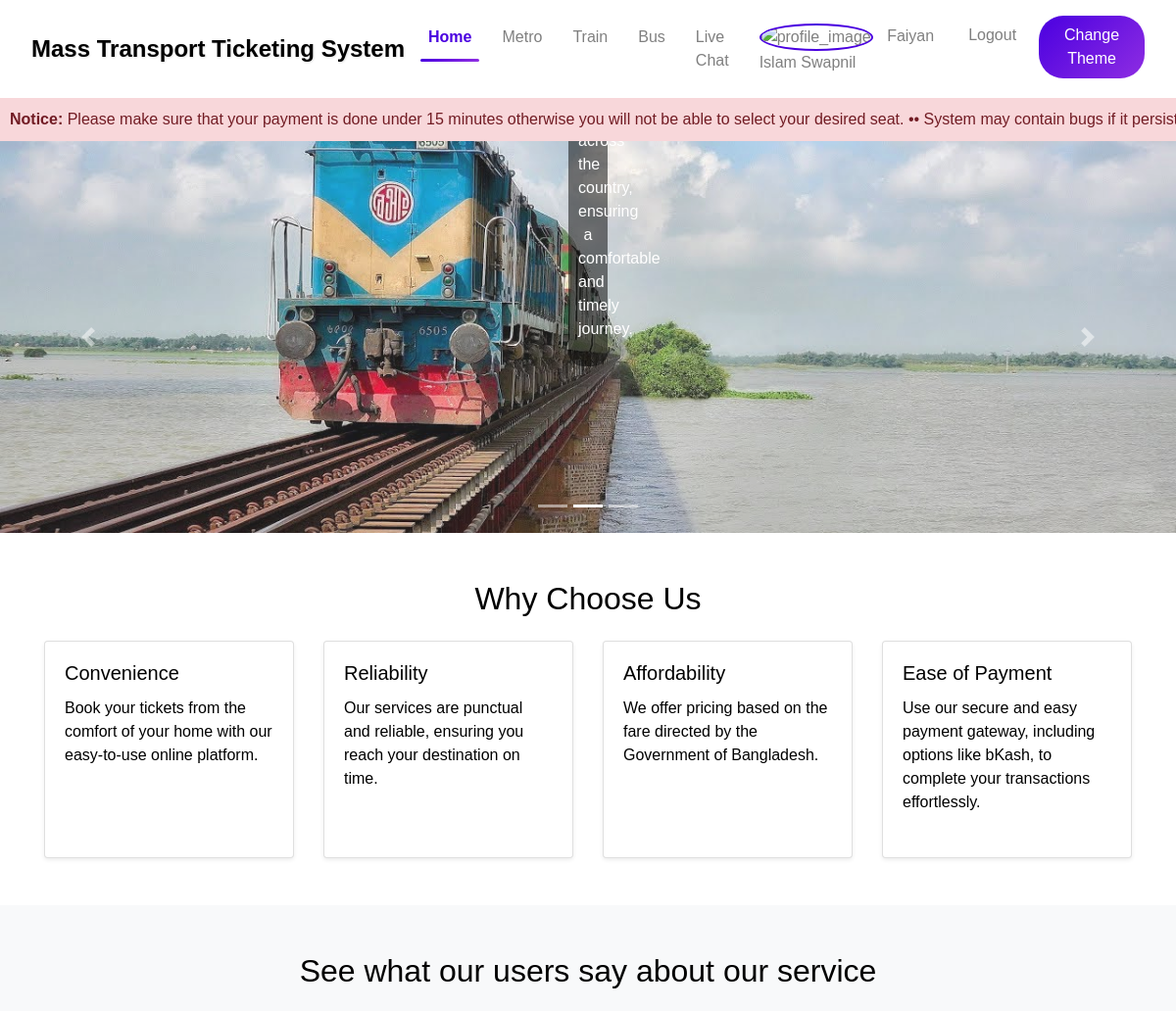
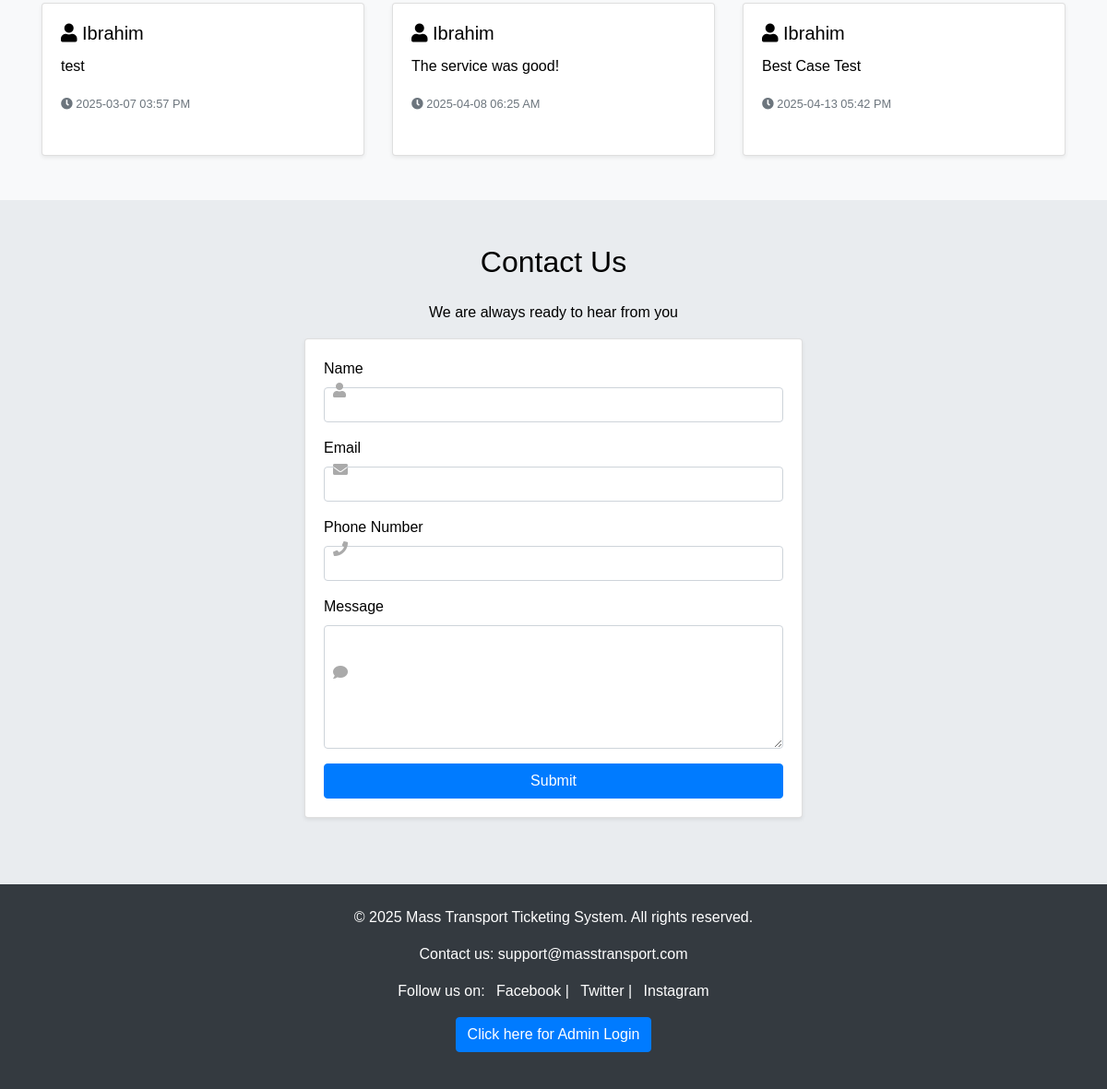
The app's page / (signed in) with its own data (2 pictures, top to bottom).
### tables this page shows
CREATE TABLE `reviews` (
  `id` int(11) NOT NULL,
  `user_id` int(11) NOT NULL,
  `rating` int(11) NOT NULL CHECK (`rating` between 1 and 5),
  `comment` text NOT NULL,
  `created_at` timestamp NOT NULL DEFAULT current_timestamp(),
  `display_order` int(11) DEFAULT 0
);

CREATE TABLE `users` (
  `id` int(11) NOT NULL,
  `email` varchar(255) NOT NULL,
  `password` varchar(255) NOT NULL,
  `google_id` varchar(255) DEFAULT NULL,
  `name` varchar(255) DEFAULT NULL,
  `profile_image` varchar(255) DEFAULT NULL,
  `phone` varchar(20) DEFAULT NULL,
  `Address` varchar(255) NOT NULL
);

### index.php (the view, shortened to what this page needs)
<?php
include 'db.php';
?>
<!DOCTYPE html>
<html lang="en">
<head>
    <link href="https://stackpath.bootstrapcdn.com/bootstrap/4.5.2/css/bootstrap.min.css" rel="stylesheet">
    <link href="https://cdnjs.cloudflare.com/ajax/libs/font-awesome/5.15.3/css/all.min.css" rel="stylesheet">
</head>
<body>
    <?php include 'nav.php'; ?>
    <div class="notice-container">
        <div class="notice">
            <strong>Notice:</strong> Please make sure that your payment is done under 15 minutes otherwise you will not be able to select your desired seat. •• System may contain bugs if it persists don't hesitate to contact with Live Chat •• Thank you for visiting us ••
        </div>
    </div>
    <div id="carouselExampleIndicators" class="carousel slide" data-ride="carousel" data-interval="2000">
        <ol class="carousel-indicators">
            <li data-target="#carouselExampleIndicators" data-slide-to="0" class="active"></li>
            <li data-target="#carouselExampleIndicators" data-slide-to="1"></li>
            <li data-target="#carouselExampleIndicators" data-slide-to="2"></li>
        </ol>
        <div class="carousel-inner">
            <div class="carousel-item">
                <img src="images/train.jpg" class="d-block w-100" alt="Image 2">
                <div class="carousel-caption d-none d-md-block">
                    <p>Fast and reliable train services connecting major cities across the country, ensuring a comfortable and timely journey.</p>
                </div>
            </div>
        </div>
        <a class="carousel-control-prev" href="#carouselExampleIndicators" role="button" data-slide="prev">
            <span class="carousel-control-prev-icon" aria-hidden="true"></span>
        </a>
        <a class="carousel-control-next" href="#carouselExampleIndicators" role="button" data-slide="next">
            <span class="carousel-control-next-icon" aria-hidden="true"></span>
        </a>
    </div>
    <section class="py-5">
        <div class="container">
            <h2 class="text-center mb-4">Why Choose Us</h2>
            <div class="row">
                <div class="col-md-3">
                    <div class="card mb-4 shadow-sm h-100">
                        <div class="card-body">
                            <h5 class="card-title">Convenience</h5>
                            <p class="card-text">Book your tickets from the comfort of your home with our easy-to-use online platform.</p>
                        </div>
                    </div>
                </div>
                <div class="col-md-3">
                    <div class="card mb-4 shadow-sm h-100">
                        <div class="card-body">
                            <h5 class="card-title">Reliability</h5>
                            <p class="card-text">Our services are punctual and reliable, ensuring you reach your destination on time.</p>
                        </div>
                    </div>
                </div>
                <div class="col-md-3">
                    <div class="card mb-4 shadow-sm h-100">
                        <div class="card-body">
                            <h5 class="card-title">Affordability</h5>
                            <p class="card-text">We offer pricing based on the fare directed by the Government of Bangladesh.</p>
                        </div>
                    </div>
                </div>
                <div class="col-md-3">
                    <div class="card mb-4 shadow-sm h-100">
                        <div class="card-body">
                            <h5 class="card-title">Ease of Payment</h5>
                            <p class="card-text">Use our secure and easy payment gateway, including options like bKash, to complete your transactions effortlessly.</p>
                        </div>
                    </div>
                </div>
            </div>
        </div>
    </section>
    <section class="py-5 reviews-section">
        <div class="container">
            <h2 class="text-center mb-4">See what our users say about our service</h2>
            <div class="row">
                <?php
                $query = "SELECT reviews.*, users.name FROM reviews JOIN users ON reviews.user_id = users.id ORDER BY reviews.display_order ASC LIMIT 5";
                $result = mysqli_query($conn1, $query);
                while ($row = mysqli_fetch_assoc($result)) {
                    $formatted_date = date('Y-m-d h:i A', strtotime($row['created_at']));
                    echo '<div class="col-md-4">';
                    echo '<div class="card mb-4 shadow-sm h-100">';
                    echo '<div class="card-body">';
                    echo '<h5 class="card-title"><i class="fas fa-user"></i> ' . htmlspecialchars($row['name']) . '</h5>';
                    echo '<p class="card-text">' . htmlspecialchars($row['comment']) . '</p>';
                    echo '<p class="card-text"><small class="text-muted"><i class="fas fa-clock"></i> ' . htmlspecialchars($formatted_date) . '</small></p>';
                    echo '</div>';
                    echo '</div>';
                    echo '</div>';
                }
                ?>
            </div>
        </div>
    </section>
    <section class="py-5 contact-section">
        <div class="container">
            <h2 class="text-center mb-4">Contact Us</h2>
            <p class="text-center">We are always ready to hear from you</p>
            <div class="row justify-content-center">
                <div class="col-md-6">
                    <div class="card mb-4 shadow-sm">
                        <div class="card-body">
                            <form id="contactForm">
                                <div class="form-group">
                                    <i class="fas fa-user"></i>
                                    <label for="name">Name</label>
                                    <input type="text" class="form-control" id="name" name="name" required>
                                </div>
                                <div class="form-group">
                                    <i class="fas fa-envelope"></i>
                                    <label for="email">Email</label>
                                    <input type="email" class="form-control" id="email" name="email" required>
                                </div>
                                <div class="form-group">
                                    <i class="fas fa-phone"></i>
                                    <label for="phone">Phone Number</label>
                                    <input type="text" class="form-control" id="phone" name="phone" required>
                                </div>
                                <div class="form-group">
                                    <i class="fas fa-comment"></i>
                                    <label for="message">Message</label>
                                    <textarea class="form-control" id="message" name="message" rows="5" required></textarea>
                                </div>
                                <button type="submit" class="btn btn-primary btn-block">Submit</button>
                            </form>
                        </div>
                    </div>
                </div>
            </div>
        </div>
    </section>
    <?php include 'footer.php'; ?>
</body>
</html>

### index.php (style rules this page uses)
:root { --bg-light: #ffffff; --bg-dark: #2c2c2c; --text-light: #000000; --text-dark: #e0e0e0; --hover-light: #007bff; --hover-dark: #007bff; --card-bg-dark: #3a3a3a; --footer-bg-dark: #3a3a3a; --notice-bg-dark: #444444; --carousel-caption-bg-dark: rgba(255, 255, 255, 0.7); --carousel-caption-text-dark: #000000; --reviews-bg-dark: #1e1e1e; --contact-bg-dark: #1e1e1e; --input-bg-dark: #3a3a3a; --input-text-dark: #e0e0e0; --input-border-dark: #555555; --section-bg-light-1: #f8f9fa; --section-bg-light-2: #e9ecef; --section-bg-dark-1: #343a40; --section-bg-dark-2: #495057; }
body { color: #fff; font-family: Arial, sans-serif; }
body { background-color: var(--bg-light); color: var(--text-light); transition: background-color 0.3s ease-in-out, color 0.3s ease-in-out; }
.carousel-item img { max-width: 100%; max-height: 400px; object-fit: cover; opacity: 0.9; }
.carousel-caption { background: rgba(0, 0, 0, 0.5); border-radius: 15px; padding: 10px; width: auto; max-width: 50%; margin: 150px 400px; }
.notice-container { background-color: #f8d7da; color: #721c24; padding: 10px; overflow: hidden; position: relative; white-space: nowrap; }
.notice { display: inline-block; animation: scroll 20s linear infinite; }
.card { transition: transform 0.5s, margin 0.5s; }
.reviews-section { background-color: var(--section-bg-light-1); transition: background-color 0.3s ease-in-out; }
.contact-section { background-color: var(--section-bg-light-2); transition: background-color 0.3s ease-in-out; }
.form-group i { position: absolute; top: 50%; transform: translateY(-50%); left: 10px; color: #aaa; }
.form-group { position: relative; }
.form-control { padding-left: 30px; }

### nav.php (style rules this page uses)
:root { --navbar-bg-light: #ffffff; --navbar-bg-dark: #1a1a1a; --nav-link-light: #000000; --nav-link-dark: #ffffff; --nav-link-hover: #4a00e0; --nav-link-active: #8e2de2; --navbar-shadow: 0 2px 10px rgba(0, 0, 0, 0.1); --toggler-color: #000000; }

### records on screen
reviews: user.name "Ibrahim", comment "test", created_at "2025-03-07 03:57 PM"
reviews: user.name "Ibrahim", comment "The service was good!", created_at "2025-04-08 06:25 AM"
reviews: user.name "Ibrahim", comment "Best Case Test", created_at "2025-04-13 05:42 PM"

### other values on screen
$_SESSION['user_name'] "Faiyan Islam Swapnil"
